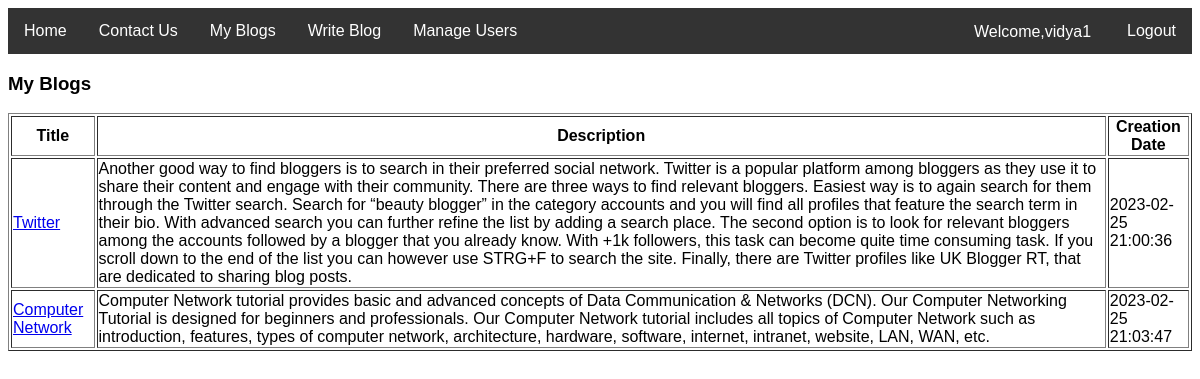
Page /my_info.php (signed in) on the committed database.
### tables this page shows
CREATE TABLE `blogs` (
  `id` int NOT NULL AUTO_INCREMENT,
  `title` varchar(100) NOT NULL,
  `description` varchar(6500) NOT NULL,
  `user_id` int NOT NULL,
  `creation_date` datetime DEFAULT NULL,
  PRIMARY KEY (`id`),
  KEY `user_id` (`user_id`),
  CONSTRAINT `blogs_ibfk_1` FOREIGN KEY (`user_id`) REFERENCES `users` (`id`)
);

### php/blog.php (called while the page is built, shortened)
<?php
require_once 'connection.php';
class Blog {
     private $connection;
     public function __construct(){
         $this->connection = new Connection();
    }
    function get_blogs($start_from=null,$per_page_record=null,$user_id=null) {
        $query="";
        if($user_id) {
           $query = "select * from blogs where user_id='{$user_id}'";
        }
        $result = $this->connection->getConnection()->query($query);
        return $result;
    }
}

### php/connection.php (called while the page is built)
<?php
class Connection {
     private $hostName = "localhost",$userName = "root",$password = "",$dbName = "blog_application";
     private $connection;
     public function __construct(){
         $this->connection = new mysqli($this->hostName,$this->userName,$this->password,$this->dbName);
    }
    function getConnection(): mysqli {
        return $this->connection;
    }
}

### my_info.php (the view, shortened to what this page needs)
<?php
    require_once 'header.php';
    require_once 'php/connection.php';
    require_once 'php/blog.php';
    echo "<link rel='stylesheet' type='text/css' href='css/login.css'>";
    echo '<h3>My Blogs</h3>';
    $user = new Blog();
    $result = $user->get_blogs(null,null,$_SESSION["user_id"]);
    if($result->num_rows>0) {
        echo '<table border="1" style="width: 100%">
        <tr>
            <th>
              Title
            </th>
            <th>
                Description
            </th>
             <th>
                Creation Date
            </th>
        </tr>';
        while ($row = $result->fetch_assoc()) {
            echo "<tr><td><a href='read_single_blog.php?id={$row['id']}'>{$row['title']}</a></td><td>{$row['description']}</td>"
            . "<td>{$row['creation_date']}</td></tr>";
        }
    } else {
        echo("<p><center style='color:blue;font-size:28px;'>You haven't uploaded any blog!</center></p>");
        echo("<center><a href='write_blog.php'>Click here</a> to upload a blog</center>");
    }
    ?>
</table>
<?php
require_once 'footer.php';
?>

### css/login.css (style rules this page uses)
body { font-family: Arial, Helvetica, sans-serif; }

### rows in the picture
blogs: title "Twitter", description "Another good way to find bloggers is to search in their preferred social network. Twitter is a popular platform among bloggers as they use it to share their content and engage with their community. There are three ways to find relevant bloggers. Easiest way is to again search for them through the Twitter search. Search for “beauty blogger” in the category accounts and you will find all profiles that feature the search term in their bio. With advanced search you can further refine the list by adding a search place. The second option is to look for relevant bloggers among the accounts followed by a blogger that you already know. With +1k followers, this task can become quite time consuming…", creation_date "2023-02-25 21:00:36"
blogs: title "Computer Network", description "Computer Network tutorial provides basic and advanced concepts of Data Communication & Networks (DCN). Our Computer Networking Tutorial is designed for beginners and professionals. Our Computer Network tutorial includes all topics of Computer Network such as introduction, features, types of computer network, architecture, hardware, software, internet, intranet, website, LAN, WAN, etc.", creation_date "2023-02-25 21:03:47"

### other values in the picture
$_SESSION["username"] "vidya1"
